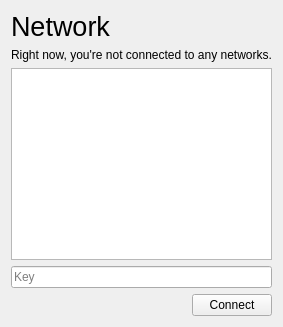
    <widget class="QFrame" name="networkFrame">
     <property name="frameShape">
      <enum>QFrame::NoFrame</enum>
     </property>
     <property name="frameShadow">
      <enum>QFrame::Raised</enum>
     </property>
     <layout class="QVBoxLayout" name="verticalLayout_2">
      <item>
       <widget class="QLabel" name="label_9">
        <property name="font">
         <font>
          <pointsize>20</pointsize>
         </font>
        </property>
        <property name="text">
         <string>Network</string>
        </property>
       </widget>
      </item>
      <item>
       <widget class="QLabel" name="label_10">
        <property name="text">
         <string>Right now, you're not connected to any networks.</string>
        </property>
       </widget>
      </item>
      <item>
       <widget class="QListWidget" name="listWidget"/>
      </item>
      <item>
       <widget class="QLineEdit" name="lineEdit">
        <property name="echoMode">
         <enum>QLineEdit::Password</enum>
        </property>
        <property name="placeholderText">
         <string>Key</string>
        </property>
       </widget>
      </item>
      <item>
       <layout class="QHBoxLayout" name="horizontalLayout_4">
        <item>
         <spacer name="horizontalSpacer_5">
          <property name="orientation">
           <enum>Qt::Horizontal</enum>
          </property>
          <property name="sizeHint" stdset="0">
           <size>
            <width>40</width>
            <height>20</height>
           </size>
          </property>
         </spacer>
        </item>
        <item>
         <widget class="QPushButton" name="pushButton_4">
          <property name="text">
           <string>Connect</string>
          </property>
          <property name="icon">
           <iconset theme="network-connect">
            <normaloff>.</normaloff>.</iconset>
          </property>
         </widget>
        </item>
       </layout>
      </item>
     </layout>
    </widget>
